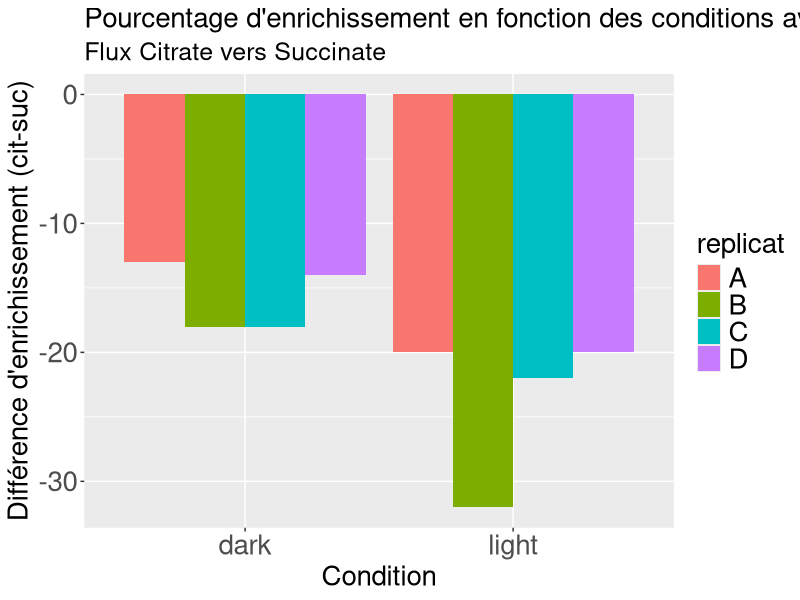
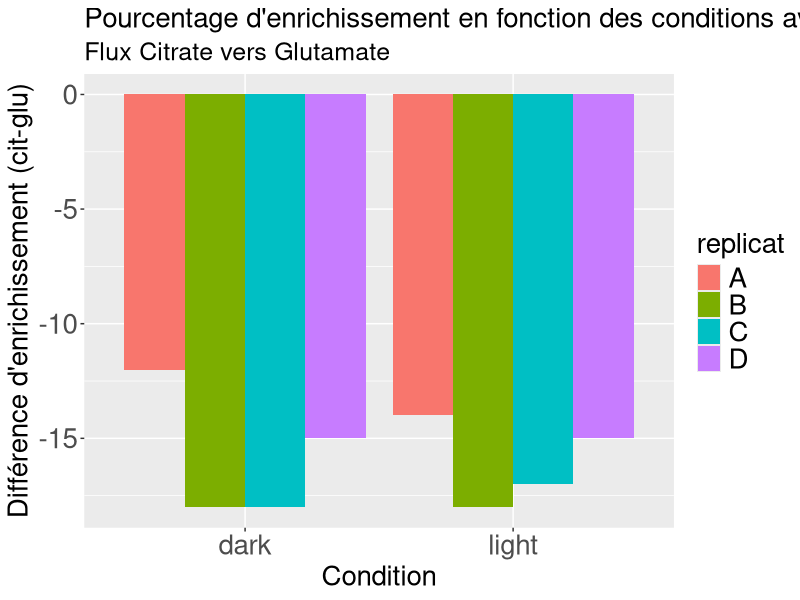

These figures' R source, in order:
# Réprésentation de l'enrichissement glutamate vers valine
library(ggplot2)

donnees <- read.table("enrichissement_cit.tsv" , header = T, sep = "\t" , dec = ",")
str(donnees)
donnees$difference_enri_.cit...glu.

figure_suc <- ggplot (donnees , aes (x = condition , y = difference_enri._.cit...suc. , fill = replicat))+
  geom_bar(stat = "identity" ,  position=position_dodge() ) +
  labs (x = "Condition",
        y = "Différence d'enrichissement (cit-suc)" ,
        title = "Pourcentage d'enrichissement en fonction des conditions avec les différents réplicats",
        subtitle = "Flux Citrate vers Succinate") +
  theme(
    plot.title = element_text(size = 20),      
    plot.subtitle = element_text(size = 18),
    axis.title = element_text(size = 20),    
    axis.text = element_text(size = 20),
    legend.title = element_text(size = 20),           
    legend.text = element_text(size = 20) 
  )
figure_suc
figure_suc_glu <- ggplot (donnees , aes (x = condition , y = difference_enri_.cit...glu. , fill = replicat))+
  geom_bar(stat = "identity" ,  position=position_dodge() ) +
  labs (x = "Condition",
        y = "Différence d'enrichissement (cit-glu)" ,
        title = "Pourcentage d'enrichissement en fonction des conditions avec les différents réplicats",
        subtitle = "Flux Citrate vers Glutamate") +
  theme(
    plot.title = element_text(size = 20),      
    plot.subtitle = element_text(size = 18),
    axis.title = element_text(size = 20),    
    axis.text = element_text(size = 20),
    legend.title = element_text(size = 20),           
    legend.text = element_text(size = 20) 
  )
figure_suc_glu